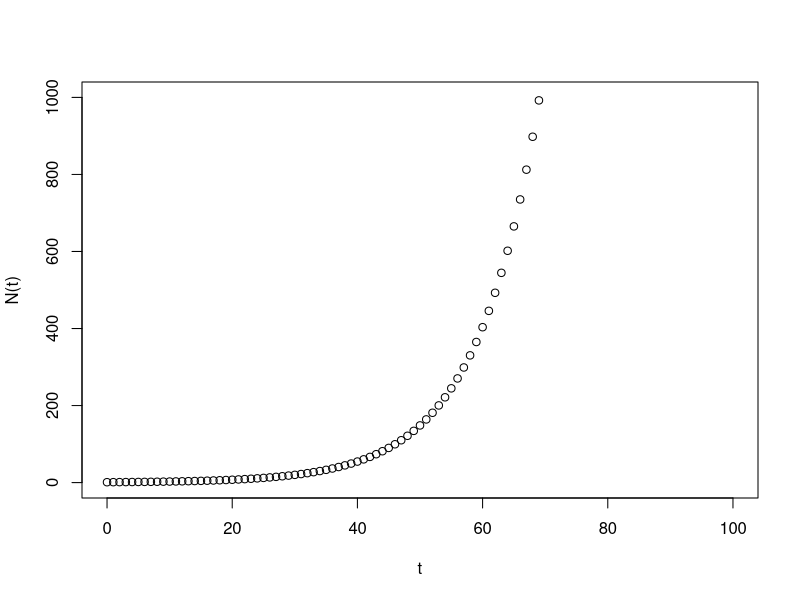
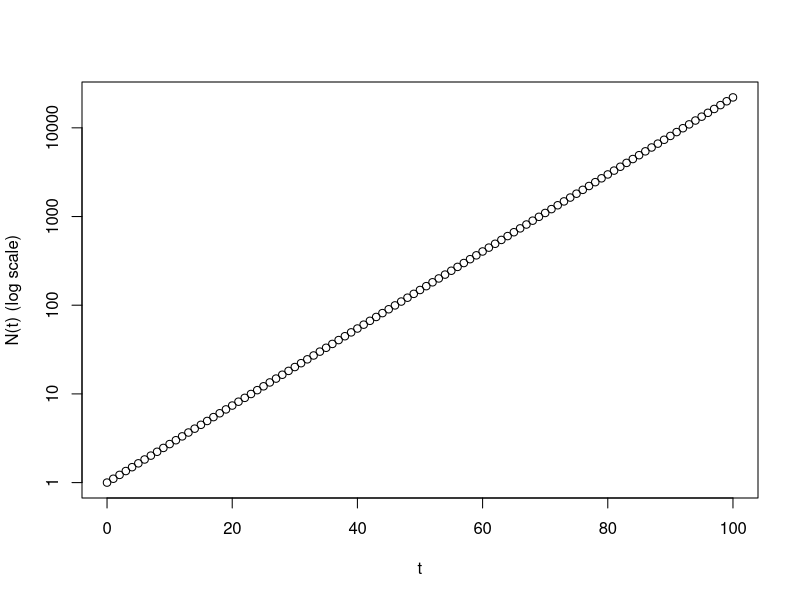
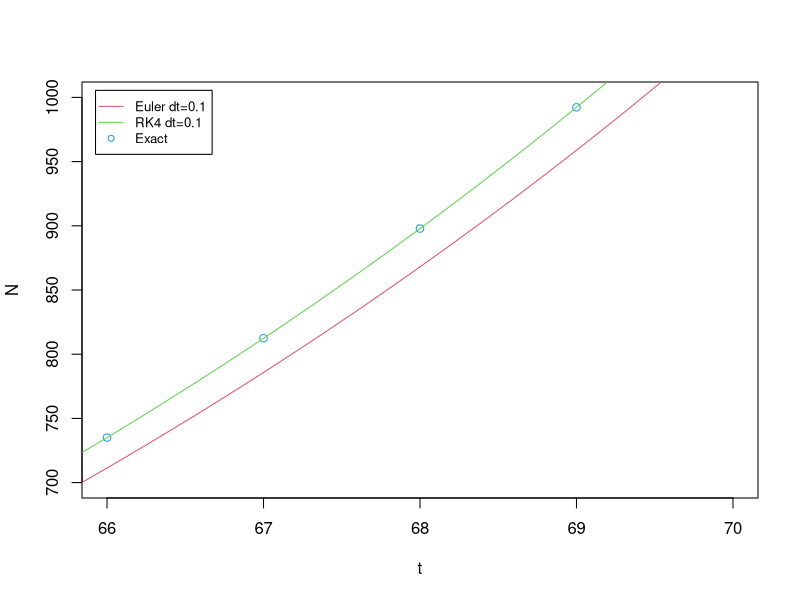
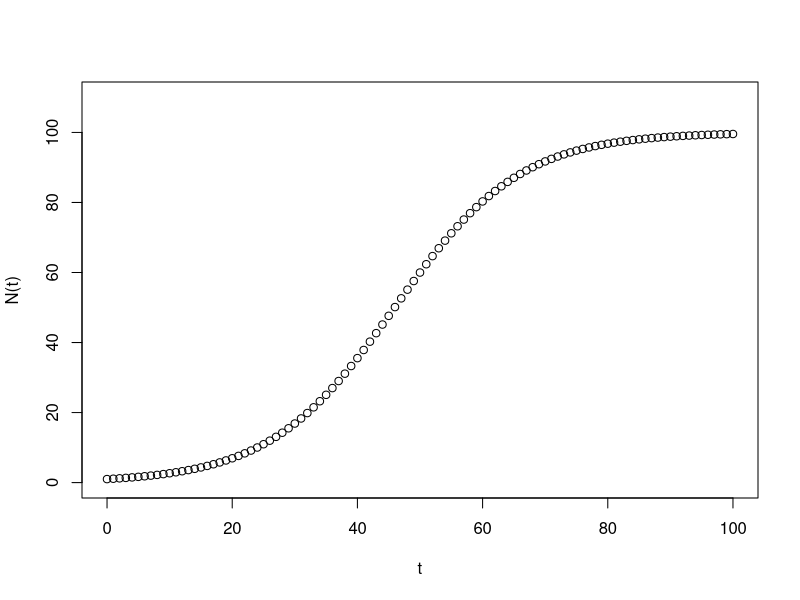

Recreate these plots in R, in order.
## ---- chunk 1
N_exact <- function(t, r, N0) N0 * exp(r * t)   # exact solution, Equation (2)

r <- 0.1; N0 <- 1
t <- seq(0, 100, 1)
N <- N_exact(t, r, N0)

plot(t, N, xlab = "t", ylab = "N(t)", xlim = c(0, 100), ylim = c(0, 1000))
## ---- chunk 2
plot(t, N, log = "y", xlab = "t", ylab = "N(t) (log scale)", xlim = c(0, 100))
## ---- chunk 3
dN <- function(t, N, r) r * N            # derivative, Equation (1)

Euler <- function(derivs, X0, t.total, dt, ...) {
  t_all <- seq(0, t.total, by = dt); n <- length(t_all)
  X <- numeric(n); X[1] <- X0
  for (i in 1:(n - 1)) X[i + 1] <- X[i] + dt * derivs(t_all[i], X[i], ...)
  cbind(t_all, X)
}

RK4 <- function(derivs, X0, t.total, dt, ...) {
  t_all <- seq(0, t.total, by = dt); n <- length(t_all)
  X <- numeric(n); X[1] <- X0
  for (i in 1:(n - 1)) {
    h <- dt; t0 <- t_all[i]
    k1 <- h * derivs(t0,       X[i],          ...)
    k2 <- h * derivs(t0 + h/2, X[i] + k1 / 2, ...)
    k3 <- h * derivs(t0 + h/2, X[i] + k2 / 2, ...)
    k4 <- h * derivs(t0 + h,   X[i] + k3,     ...)
    X[i + 1] <- X[i] + (k1 + 2 * k2 + 2 * k3 + k4) / 6
  }
  cbind(t_all, X)
}

sol_euler <- Euler(dN, N0, 100, 0.1, r = r)
sol_rk4   <- RK4(dN, N0, 100, 0.1, r = r)

# zoom in on large t, where the Euler error is most visible
plot(t, N, xlab = "t", ylab = "N", xlim = c(66, 70), ylim = c(700, 1000), col = 4)
lines(sol_euler[, 1], sol_euler[, 2], col = 2)
lines(sol_rk4[, 1],   sol_rk4[, 2],   col = 3)
legend("topleft", inset = 0.02, legend = c("Euler dt=0.1", "RK4 dt=0.1", "Exact"),
       col = c(2, 3, 4), lty = c(1, 1, NA), pch = c(NA, NA, 1), cex = 0.8)
## ---- chunk 4
#| message: false
library(deSolve)
dN_deSolve <- function(t, N, parms) list(parms["r"] * N)
sol_de <- ode(y = N0, times = seq(0, 100, 0.1), func = dN_deSolve,
              parms = c(r = 0.1), method = "euler")
tail(sol_de, 3)   # final points match the exact value N(100) = e^{10}
## ---- chunk 5
logistic_exact <- function(t, r, B, N0) N0 * B / (N0 + (B - N0) * exp(-r * t))

N0 <- 1; r <- 0.1; B <- 100
t <- seq(0, 100, 1)
N_log <- logistic_exact(t, r, B, N0)

plot(t, N_log, xlab = "t", ylab = "N(t)", xlim = c(0, 100), ylim = c(0, 110))
